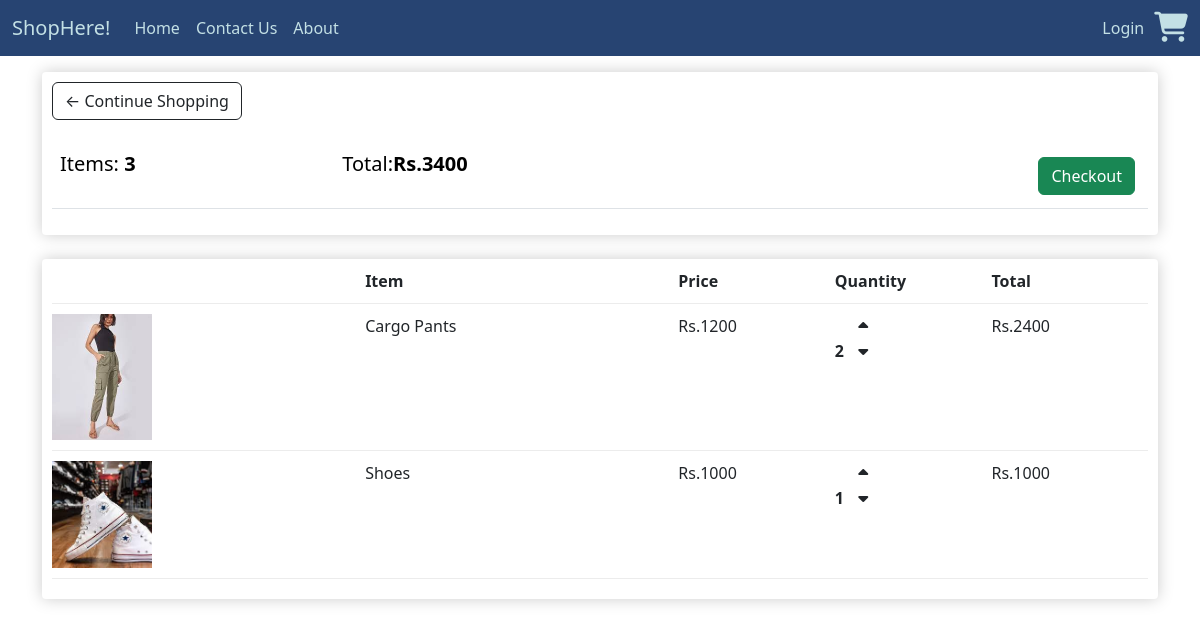
The app's page /cart/ (signed in) with its own data.
### shop/models.py (models this page shows, shortened)
class Order(models.Model):
    customer=models.ForeignKey(Customer,on_delete=models.SET_NULL,null=True,blank=True)
    date_ordered=models.DateTimeField(auto_now_add=True)
    complete=models.BooleanField(default=False)
    transaction_id=models.CharField(max_length=100,null=True)
    @property
    def get_cart_total(self):
        orderitems=self.orderitem_set.all()
        total=sum([item.get_total for item in orderitems])
        return total
    @property
    def get_cart_items(self):
        orderitems=self.orderitem_set.all()
        total=sum([item.quantity for item in orderitems])
        return total

class OrderItem(models.Model):
    product=models.ForeignKey(Product_details,on_delete=models.SET_NULL,null=True)
    order=models.ForeignKey(Order,on_delete=models.SET_NULL,null=True)
    quantity=models.IntegerField(default=0,null=True,blank=True)
    date_added=models.DateTimeField(auto_now_add=True)
    @property
    def get_total(self):
        total=self.product.price*self.quantity
        return total

class Product_details(models.Model):
    prod_id=models.AutoField
    prod_name=models.CharField(max_length=30)
    prod_desc=models.TextField()
    image = models.ImageField(upload_to='product/images', default="")
    price = models.IntegerField(default=0)
    pub_date=models.DateField(auto_now_add=True)
    category=models.CharField(max_length=50,default="Sale")

### shop/views.py (the view)
# urls.py: path('cart/',views.cart,name='Cart'),
def cart(request):
    if request.user.is_authenticated:
        customer=request.user.customer
        order,created=Order.objects.get_or_create(customer=customer,complete=False)
        items=order.orderitem_set.all()
    else:
        items=[]
        order={'get_cart_total':0,'get_cart_items':0}
    context={'items':items,'order':order}
    return render(request,'cart.html',context)

### shop/templates/cart.html
{% extends 'index.html' %}
{% load static %}
{% block body %}
<div class="row">
    <div class="col-lg-12">
        <div class="box-element">
            <a  class="btn btn-outline-dark" href="{% url 'index' %}">&#x2190; Continue Shopping</a>
            <br>
            <br>
            <table class="table">
                <tr>
                    <th><h5>Items: <strong>{{order.get_cart_items}}</strong></h5></th>
                    <th><h5>Total:<strong>Rs.{{order.get_cart_total}}</strong></h5></th>
                    <th>
                        <a  style="float:right; margin:5px;" class="btn btn-success" href="{% url 'Checkout' %}">Checkout</a>
                    </th>
                </tr>
            </table>
        </div>
        <br>
        <div class="box-element">
            <div class="cart-row">
                <div style="flex:2"></div>
                <div style="flex:2"><strong>Item</strong></div>
                <div style="flex:1"><strong>Price</strong></div>
                <div style="flex:1"><strong>Quantity</strong></div>
                <div style="flex:1"><strong>Total</strong></div>
            </div>
            {% for item in items %}
            <div class="cart-row">
                <div style="flex:2"><img class="row-image" src="/media/{{item.product.image}}"></div>
                <div style="flex:2"><p>{{item.product.prod_name}}</p></div>
                <div style="flex:1"><p>Rs.{{item.product.price}}</p></div>
                <div style="flex:1">
                    <p class="quantity">{{item.quantity}}</p>
                    <div class="quantity">
                        <i class="fa-solid fa-caret-up " id=" chg-quantity"></i>
                        <i class="fa-solid fa-caret-down " id="chg-quantity"></i>
                    </div>
                </div>
                <div style="flex:1"><p>Rs.{{item.get_total}}</p></div>
            </div>
            {% endfor %}
        </div>
    </div>
</div>
{% endblock %}

### shop/static/css/index.css (style rules this page uses)
.box-element { box-shadow:hsl(0, 0%, 80%) 0 0 16px; background-color: #fff; border-radius: 4px; padding: 10px; }
.col-lg-4, .col-lg-6, .col-lg-8, .col-lg-12 { margin-top: 30px; }
.btn { border-radius: 0; }
.row-image { width: 100px; }
.cart-row { display: flex; align-items: flex-stretch; padding-bottom: 10px; margin-bottom: 10px; border-bottom: 1px solid #ececec; }
.quantity { display: inline-block; font-weight: 700; padding-right:10px; }
#chg-quantity { width: 12px; cursor: pointer; display: block; margin-top: 5px; transition:.1s; }

### records on screen
Order: get_cart_items "3", get_cart_total "3400"
OrderItem: product.image (picture), product.prod_name "Cargo Pants", product.price "1200", quantity "2", get_total "2400"
OrderItem: product.image (picture), product.prod_name "Shoes", product.price "1000", quantity "1", get_total "1000"
